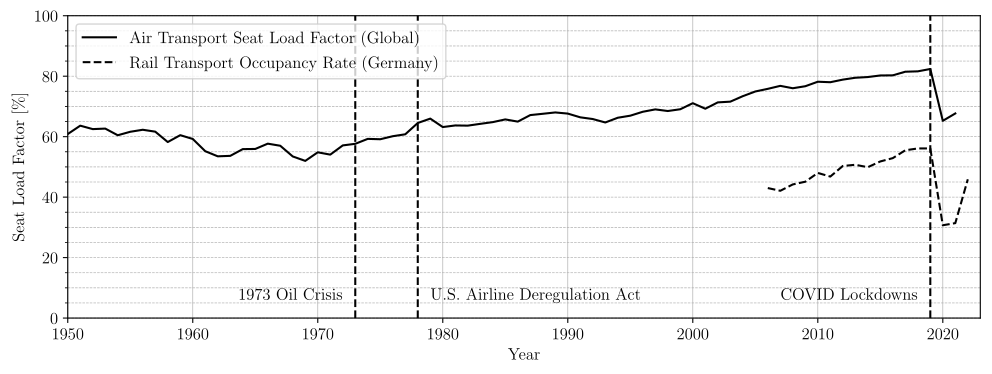

Generate this figure with Python:
#%%
# runs code as interactive cell 
# https://code.visualstudio.com/docs/python/jupyter-support-py

# IMPORTS #######################################

# plotting
import matplotlib.pyplot as plt
import matplotlib.font_manager as font_manager
# unit conversion
cm = 1/2.54 # for inches-cm conversion
# time manipulation
from datetime import datetime

# data science
import numpy as np
import pandas as pd

# i/o
from pathlib import PurePath, Path

# SETUP #########################################

plt.rcParams.update({
    "text.usetex": True,
    "font.family": "Arial",
    "font.sans-serif": "Computer Modern",
    'font.size': 12
})

# DATA IMPORT ###################################

df_slf = pd.read_excel(
    io = 'data/data.xlsx',
    sheet_name = 'Aircraft',
    usecols = lambda column: column in [
        'year',
        'plf',
    ],
    dtype={
        'year': int,
        'plf': float,
    },
    header = 0,
    engine = 'openpyxl'
)
df_occupancy = pd.read_excel(
    io = 'data/data.xlsx',
    sheet_name = 'Rail (Germany)',
    usecols = lambda column: column in [
        'year',
        'occupancy rate',
    ],
    dtype={
        'year': int,
        'occupancy rate': float,
    },
    header = 0,
    engine = 'openpyxl'
)

# DATA MANIPULATION #############################

df_slf['plf'] = df_slf['plf'] * 100

# FIGURE ########################################

# SETUP ######################

fig, ax = plt.subplots(
    num = 'main',
    nrows = 1,
    ncols = 1,
    dpi = 300,
    figsize=(30*cm, 10*cm), # A4=(210x297)mm
)

# AXIS LIMITS ################

plt.xlim(1950, 2023)
plt.ylim(0, 100)

# TICKS AND LABELS ###########

ax.minorticks_on()
ax.tick_params(axis='x', which='minor', bottom=False)

# GRIDS ######################

ax.grid(which='major', axis='x', linestyle='-', linewidth = 0.5)
ax.grid(which='both', axis='y', linestyle='--', linewidth = 0.5)

# AXIS LABELS ################

ax.set_xlabel("Year")
ax.set_ylabel("Seat Load Factor [\%]")

# PLOTTING ###################

ax.plot(
    df_slf['year'],
    df_slf['plf'],
    color = 'black',
    label = 'Air Transport Seat Load Factor (Global)',
    linestyle = '-',
)
ax.plot(
    df_occupancy['year'],
    df_occupancy['occupancy rate'],
    color = 'black',
    label = 'Rail Transport Occupancy Rate (Germany)',
    linestyle = '--',
)

# LEGEND #####################

ax.legend(loc='upper left')

# ANNOTATIONS ###############

ax.axvline(x=1978, color='black', linestyle='--')
ax.annotate(
    'U.S. Airline Deregulation Act',  # Text to display in the annotation box
    xy=(1978+1, 5),  # Position of the upper end of the vertical line
    ha='left',  # Horizontal alignment of the text
    va='bottom'  # Vertical alignment of the text
)

ax.axvline(x=1973, color='black', linestyle='--')
ax.annotate(
    '1973 Oil Crisis',  # Text to display in the annotation box
    xy=(1973-1, 5),  # Position of the upper end of the vertical line
    ha='right',  # Horizontal alignment of the text
    va='bottom'  # Vertical alignment of the text
)

ax.axvline(x=2019, color='black', linestyle='--')
ax.annotate(
    'COVID Lockdowns',  # Text to display in the annotation box
    xy=(2020-2, 5),  # Position of the upper end of the vertical line
    ha='right',  # Horizontal alignment of the text
    va='bottom'  # Vertical alignment of the text
)

# EXPORT #########################################

file_path = os.path.abspath(__file__)
file_name = os.path.splitext(os.path.basename(file_path))[0]
figure_name: str = str(file_name + '.pdf')

plt.savefig(
    fname = figure_name,
    format="pdf",
    bbox_inches='tight',
    transparent = False
)
